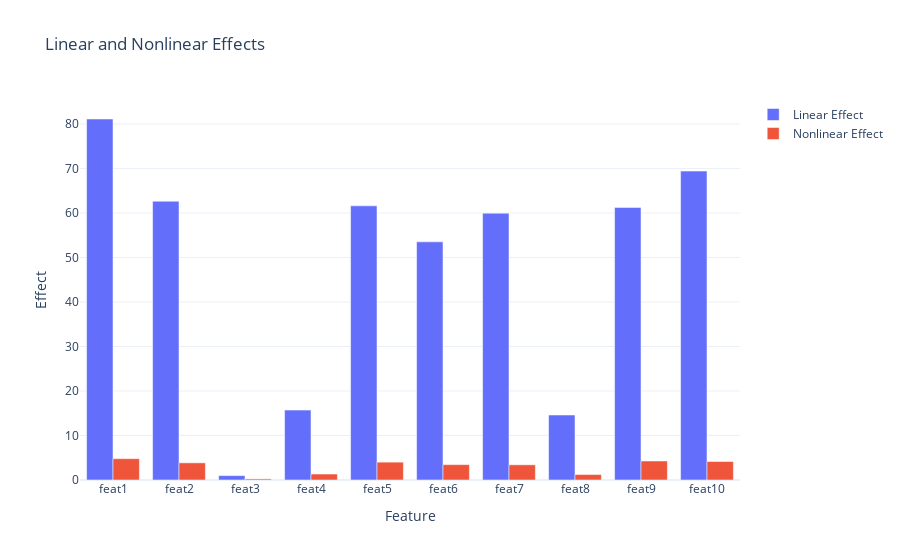
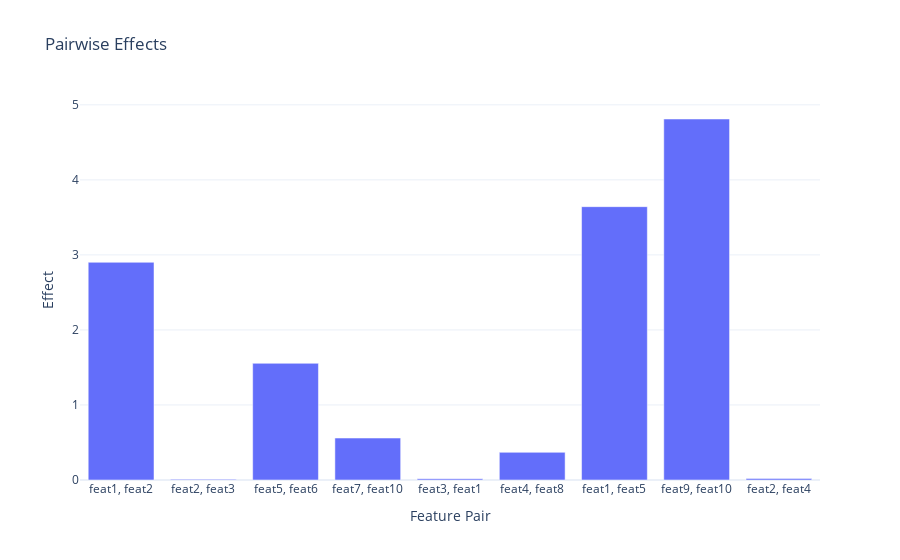

Notebook code for these charts, in order:
### Code cell
mf.plot()

### Figure 1 — Plotly figure (JSON) as saved in the notebook; plotly's stock layout.template omitted (floating-point values rounded to 4 significant figures)
{"data": [{"name": "Linear Effect", "type": "bar", "x": ["feat1", "feat2", "feat3", "feat4", "feat5", "feat6", "feat7", "feat8", "feat9", "feat10"], "y": [81.11, 62.64, 0.9871, 15.71, 61.6, 53.51, 59.95, 14.6, 61.25, 69.4]}, {"name": "Nonlinear Effect", "type": "bar", "x": ["feat1", "feat2", "feat3", "feat4", "feat5", "feat6", "feat7", "feat8", "feat9", "feat10"], "y": [4.795, 3.857, 0.2498, 1.341, 4.012, 3.456, 3.413, 1.234, 4.271, 4.158]}], "layout": {"title": {"text": "Linear and Nonlinear Effects"}, "xaxis": {"title": {"text": "Feature"}}, "yaxis": {"title": {"text": "Effect"}}}}

### Figure 2 — Plotly figure (JSON) as saved in the notebook; plotly's stock layout.template omitted (floating-point values rounded to 4 significant figures)
{"data": [{"name": "Pairwise Effect", "type": "bar", "x": ["feat1, feat2", "feat2, feat3", "feat5, feat6", "feat7, feat10", "feat3, feat1", "feat4, feat8", "feat1, feat5", "feat9, feat10", "feat2, feat4"], "y": [2.901, 0.009259, 1.555, 0.5592, 0.01742, 0.3686, 3.643, 4.811, 0.02131]}], "layout": {"title": {"text": "Pairwise Effects"}, "xaxis": {"title": {"text": "Feature Pair"}}, "yaxis": {"title": {"text": "Effect"}}}}
